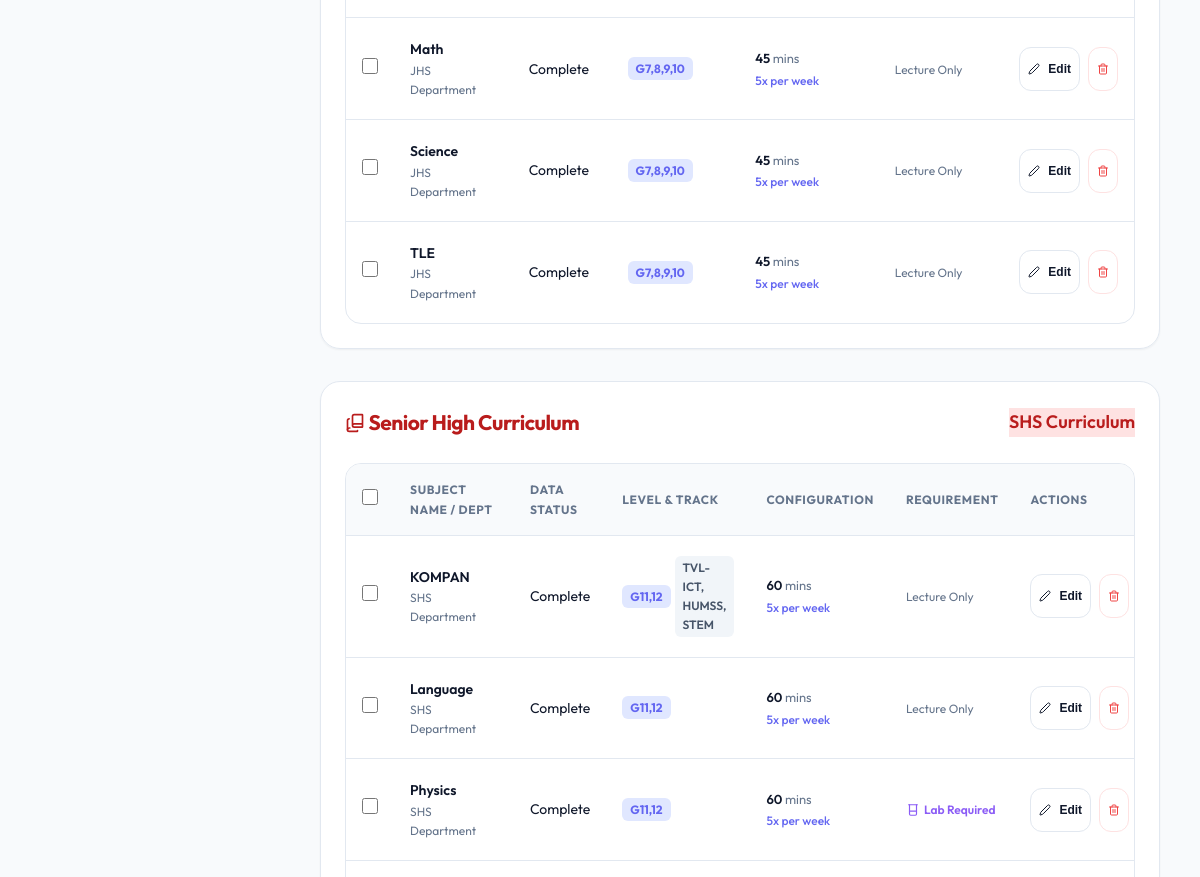
The page /admin/subjects (signed in, middle part) on the database as committed earlier.
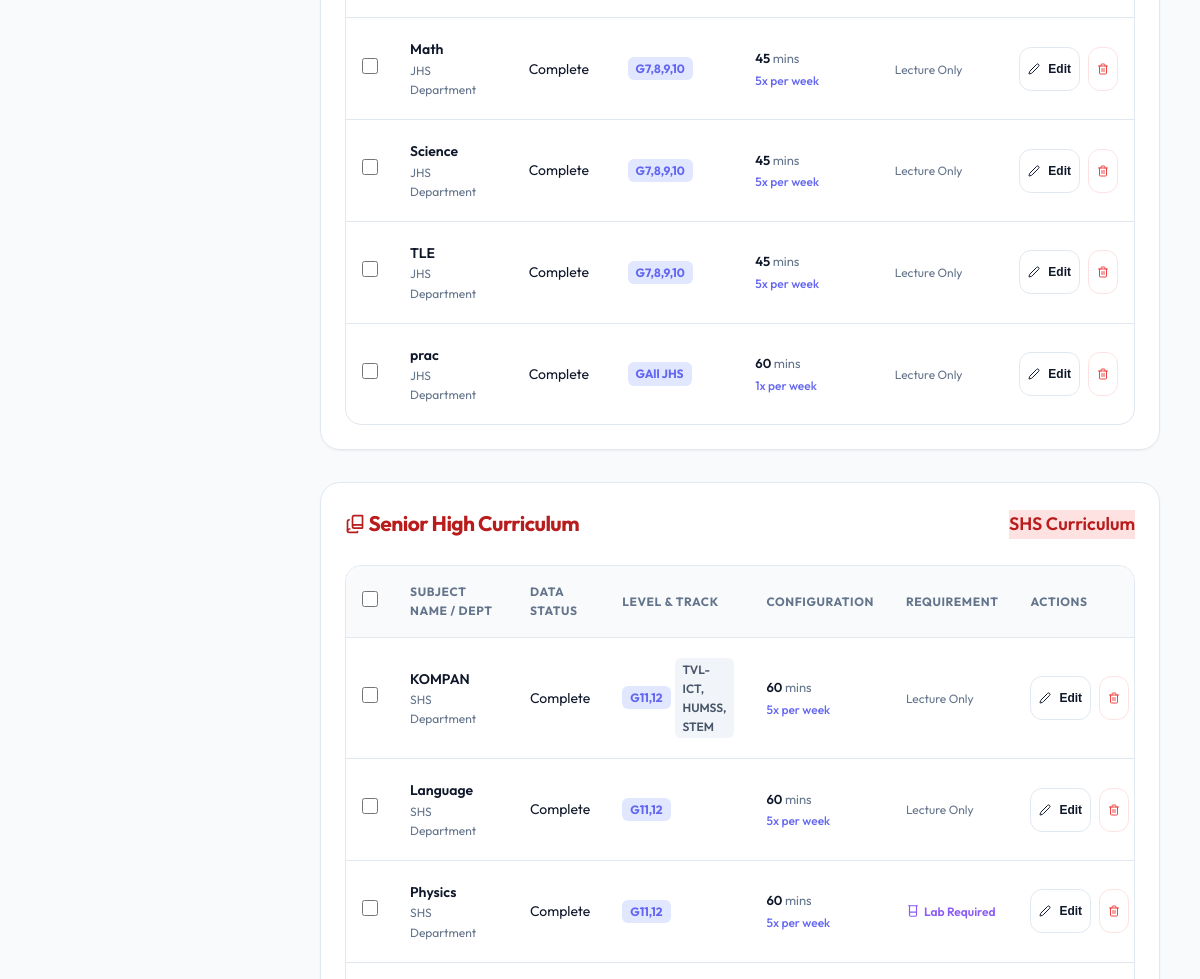
The same page on the database as committed later.
### models.py (models this page shows)
class Subject(db.Model):
    id = db.Column(db.Integer, primary_key=True)
    name = db.Column(db.String(100), nullable=False)
    department = db.Column(db.String(20), nullable=False) # JHS, SHS
    requires_lab = db.Column(db.Boolean, default=False)
    duration_mins = db.Column(db.Integer, nullable=False)
    meetings_per_week = db.Column(db.Integer, default=5)
    grade_level = db.Column(db.String(50), nullable=True) # For JHS (e.g. "7-10") or SHS ("11-12")
    track = db.Column(db.String(50), nullable=True) # TVL, STEM, HUMSS etc.
    is_system = db.Column(db.Boolean, default=False)

### app.py (the view, shortened to what this page needs)
@app.route('/admin/subjects', methods=['GET', 'POST'])
@login_required
def admin_subjects():
    if current_user.role != 'admin': return redirect(url_for('index'))
    subjects = Subject.query.filter_by(is_system=False).all()
    subjects.sort(key=lambda x: (x.department, natural_sort_key(str(x.grade_level)), natural_sort_key(x.name)))
    track_setting = Setting.query.filter_by(key='available_tracks').first()
    tracks = [t.strip() for t in (track_setting.value or '').split(',') if t.strip()]
    return render_template('admin_subjects.html', subjects=subjects, tracks=tracks)

### app.py (called while the page is built)
def natural_sort_key(s):
    return [int(text) if text.isdigit() else text.lower() for text in re.split('([0-9]+)', str(s))]

@login_manager.user_loader
def load_user(user_id):
    user = User.query.get(int(user_id))
    if user and user.is_active:
        return user
    return None

@app.context_processor
def inject_school_name():
    setting = Setting.query.filter_by(key='school_name').first()
    sy_setting = Setting.query.filter_by(key='school_year').first()
    return {
        'school_name': setting.value if setting else 'Andres M. Luciano High School',
        'school_year': sy_setting.value if sy_setting else 'S.Y. 2024-2025',
        'is_complete': is_complete
    }

### templates/admin_subjects.html (shortened to what this page needs)
{% extends "base.html" %}
{% block content %}
<form id="bulkForm" action="{{ url_for('admin_bulk_edit', module='subjects') }}" method="POST">
    <div class="card" style="margin-bottom: 2rem;">
        <div class="table-wrapper">
            <table>
                <tbody>
                    {% for s in subjects if s.department == 'JHS' %}
                        {% include 'partials/_subject_row.html' %}
                    {% endfor %}
                </tbody>
            </table>
        </div>
    </div>
    <div class="card" style="margin-bottom: 2.5rem;">
        <div class="card-title">
            <h3 style="color: #b91c1c;"><i data-lucide="book-copy" style="width: 20px; vertical-align: text-bottom;"></i> Senior High Curriculum</h3>
            <span class="badge" style="background: #fee2e2; color: #b91c1c;">SHS Curriculum</span>
        </div>
        <div class="table-wrapper">
            <table>
                <thead>
                    <tr>
                        <th style="width: 40px;"><input type="checkbox" onclick="toggleSelectAll(this)" style="width: 16px; height: 16px;"></th>
                        <th>Subject Name / Dept</th>
                        <th>Data Status</th>
                        <th>Level & Track</th>
                        <th>Configuration</th>
                        <th>Requirement</th>
                        <th>Actions</th>
                    </tr>
                </thead>
                <tbody>
                    {% for s in subjects if s.department == 'SHS' %}
                        {% include 'partials/_subject_row.html' %}
                    {% endfor %}
                </tbody>
            </table>
        </div>
    </div>
</form>
{% endblock %}

### templates/partials/_subject_row.html
{% set complete = is_complete(s) %}
<tr id="subject-row-{{ s.id }}" class="subject-row {% if not complete %}tr-incomplete{% endif %}" data-status="{{ 'complete' if complete else 'incomplete' }}">
    <td><input type="checkbox" name="selected_ids" value="{{ s.id }}" onchange="updateBulkButton()" style="width: 16px; height: 16px; accent-color: var(--primary);"></td>
    <td>
        <div style="font-weight: 600; color: var(--text-main);">{{ s.name }}</div>
        <div style="font-size: 0.75rem; color: var(--text-muted);">{{ s.department }} Department</div>
    </td>
    <td>
        <span class="badge {{ 'badge-complete' if complete else 'badge-incomplete' }}">
            {{ 'Complete' if complete else 'Incomplete' }}
        </span>
    </td>
    <td>
        <div style="display: flex; gap: 4px; align-items: center;">
            <span style="background: var(--primary-light); color: var(--primary); padding: 2px 8px; border-radius: 6px; font-size: 0.75rem; font-weight: 700;">G{{ s.grade_level }}</span>
            {% if s.track %}
            <span style="background: #f1f5f9; color: #475569; padding: 2px 8px; border-radius: 6px; font-size: 0.75rem; font-weight: 600;">{{ s.track }}</span>
            {% endif %}
        </div>
    </td>
    <td>
        <div style="display: flex; flex-direction: column; gap: 2px;">
            <div style="font-size: 0.8125rem; font-weight: 600; color: var(--text-main);">{{ s.duration_mins }} <span style="font-weight: 400; color: var(--text-muted);">mins</span></div>
            <div style="font-size: 0.75rem; color: var(--primary); font-weight: 500;">{{ s.meetings_per_week }}x per week</div>
        </div>
    </td>
    <td>
        {% if s.requires_lab %}
        <span style="color: #8b5cf6; font-weight: 600; font-size: 0.75rem; display: flex; align-items: center; gap: 4px;">
            <i data-lucide="beaker" style="width: 14px;"></i> Lab Required
        </span>
        {% else %}
        <span style="color: var(--text-muted); font-size: 0.75rem;">Lecture Only</span>
        {% endif %}
    </td>
    <td>
        <div style="display: flex; gap: 8px;">
            <button type="button" class="btn btn-secondary edit-subject-btn" style="padding: 4px 8px; font-size: 0.75rem;"
                data-id="{{ s.id }}"
                data-name="{{ s.name|e }}"
                data-department="{{ s.department|e }}"
                data-grade_level="{{ s.grade_level|e }}"
                data-track="{{ s.track|e if s.track else '' }}"
                data-duration="{{ s.duration_mins }}"
                data-meetings="{{ s.meetings_per_week }}"
                data-requires_lab="{{ 'true' if s.requires_lab else 'false' }}">
                <i data-lucide="edit-2" style="width: 12px;"></i> Edit
            </button>
            <button type="button" class="btn btn-secondary" style="padding: 4px 8px; font-size: 0.75rem; color: var(--error); border-color: #fee2e2;"
                onclick="deleteItem('subjects', {{ s.id }}, '{{ s.name }}')">
                <i data-lucide="trash-2" style="width: 12px;"></i>
            </button>
        </div>
    </td>
</tr>

Rows that differ between the two databases and show on the page:
added Subject: name "prac", department "JHS", value "Complete", grade_level "All JHS", duration_mins "60", meetings_per_week "1", requires_lab "Lecture Only"
